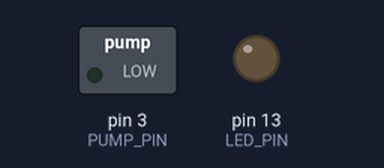
A sketch run on a simulated Arduino Uno, built with avr-gcc and run on an emulated ATmega328P. On the bench: switched loads named in the sketch (green lamp = pin HIGH), output pins drawn as LEDs (lit = HIGH).

Above: at 0.1 s.
At 8.1 s:
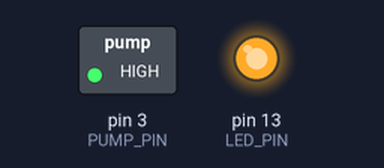
Timing chart, 0 to 17.5 s (numbered marks = the images above):
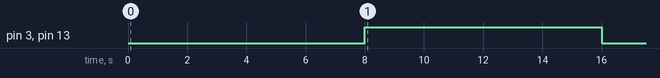

Measured:
- by itself, pin 3 (PUMP_PIN), pin 13 (LED_PIN): LOW → HIGH at 8.0 s, → LOW 8.0 s later

The sketch:

water_pump.ino
```cpp
/**
 * Great article about power efficiency with Arduino - http://donalmorrissey.blogspot.se/2010/04/sleeping-arduino-part-5-wake-up-via.html
 * The low power arduino library which is used for this project - http://www.rocketscream.com/blog/2011/07/04/lightweight-low-power-arduino-library/
 * Instead of external LED, the built-in LED on pin 13 will be used!
 * Transistor changed to S9013 which has higher Ic and runs the water pump with higher rpm.
 */

// MODIFY THESE VALUES:
// change the periods between watering events and the duration of the watering event
#define WATERING_DURATION_IN_SECONDS 20
#define WATERING_PERIOD_IN_DAYS 1
/////////////////////////////////////////////////////////////////////////////////////

#include "LowPower.h"

#define PUMP_PIN 3
#define LED_PIN 13

// measuring the actual time spent in sleep mode shows that it takes more than 8 sec.
#define SLEEP_DURATION 9.26

const unsigned long WATERING_DURATION_CYCLES = (unsigned long)WATERING_DURATION_IN_SECONDS / SLEEP_DURATION;
const unsigned long WATERING_PERIOD_CYCLES = ((unsigned long)WATERING_PERIOD_IN_DAYS*24*60*60) / SLEEP_DURATION;
boolean is_first_run = true;

void setup () {
  pinMode(PUMP_PIN, OUTPUT);
  pinMode(LED_PIN, OUTPUT);
}

inline void sleep(unsigned long cycles) {
  while (cycles > 0) {
    // Sleep for 8 s with ADC module and BOD module off
    LowPower.powerDown(SLEEP_8S, ADC_OFF, BOD_OFF);
    cycles--;
  }
}

inline void turn_on() {
  digitalWrite(LED_PIN, HIGH);
  digitalWrite(PUMP_PIN, HIGH);
}

inline void turn_off() {
  digitalWrite(LED_PIN, LOW);
  digitalWrite(PUMP_PIN, LOW);
}

void test_run() {
  sleep(1);
  turn_on();
  sleep(1);
  turn_off();
}

void loop() {

  if (is_first_run) {
    test_run();
    is_first_run = false;
  }

  sleep(WATERING_PERIOD_CYCLES);

  // split watering in two, so that there is system cool down period inbetween
  // first half of the watering
  turn_on();
  sleep((WATERING_DURATION_CYCLES + 1) / 2);
  turn_off();

  // 30 seconds system cool down
  sleep(3);

  // second half of the watering
  turn_on();
  sleep(WATERING_DURATION_CYCLES / 2);
  turn_off();
}
```
